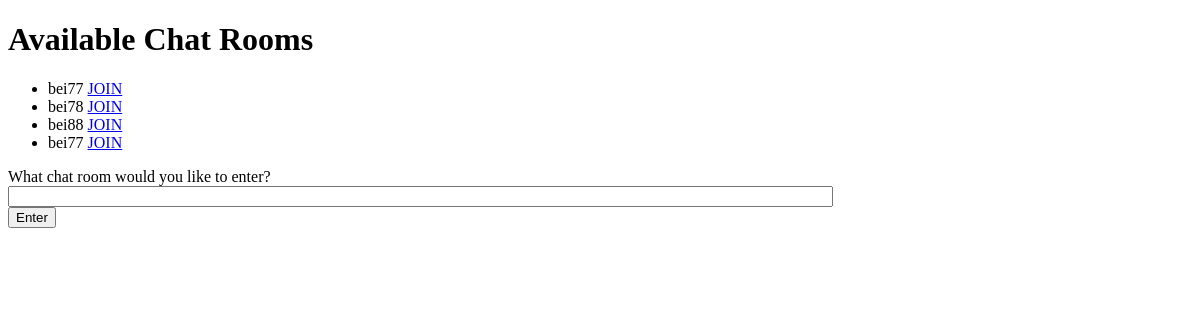
Before: /chat/ (signed in) with the older database file.
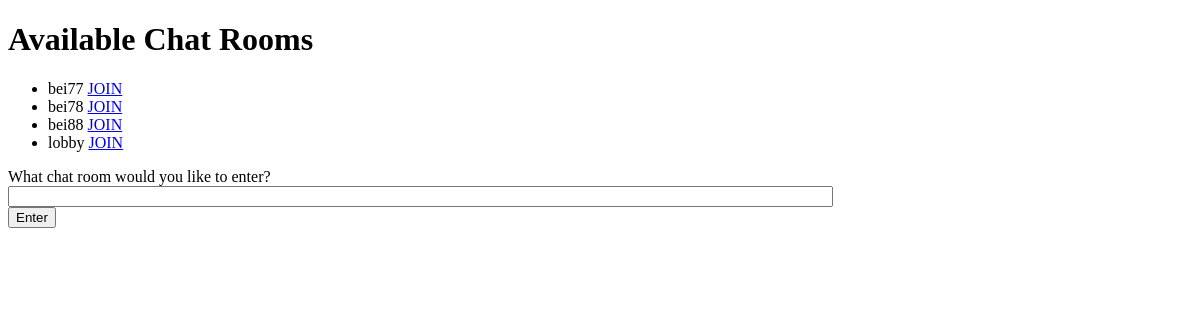
After: the same page with the newer database file.
### chat/models.py (models this page shows, shortened)
class ChatRoom(models.Model):
    name = models.CharField(max_length=20)
    members = models.ManyToManyField(User,related_name="chats")
    is_group = models.BooleanField(default=True)
    is_private = models.BooleanField(default=False)
    creator = models.ForeignKey(User,null=True,on_delete=models.SET_NULL,related_name="groupscreated") #chat will exist even if admin deleted their account
    last_update = models.DateTimeField(auto_now=True)

### chat/views.py (the view)
# urls.py: path("",ChatView.as_view(),name="chat"),
class ChatView(LoginRequiredMixin, TemplateView):
    template_name="chat/chat.html"
    login_url="/accounts/login/"
    def get_context_data(self, **kwargs):
        context =  super().get_context_data(**kwargs)
        context["rooms"] = ChatRoom.objects.all()
        return context

### chat/templates/chat/chat.html (shortened to what this page needs)
<!DOCTYPE html>
<html>
<head>
</head>
<body>
    <div>
        <h1>Available Chat Rooms</h1>
        <ul>
            {% for room in rooms%}
            <li>
                {{room.name}}
                <a href = {% url "room" room.name %}>JOIN</a>
            </li>
            {% endfor %}
        </ul>
    </div>
    What chat room would you like to enter?<br>
    <input id="room-name-input" type="text" size="100"><br>
    <input id="room-name-submit" type="button" value="Enter">
</body>
</html>

Changed rows visible on the page:
removed ChatRoom: name "bei77"
added ChatRoom: name "lobby"
